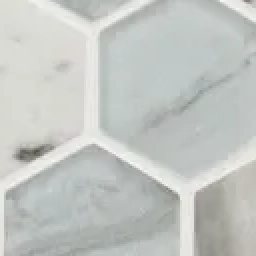
#> input picture zad3/FOTO3/foto3.png, 128 x 128 px, found by its file name (shown 2 times larger); its folder holds only this picture in this run
$ jupyter execute --allow-errors Jupyter.ipynb   (older library calls are emulated)
#> lines starting #> are read from the running program, lines starting #| are printed output that depends on the picture
2.Napisać skrypt w języku Python do wczytywania kolejnych obrazów oraz wycinania z nich
fragmentów (czyli próbek tekstury) o zadanym rozmiarze (np. 128 x 128). Rozmiar
wczytywanych obrazów powinien być parametrem napisanej funkcji. Wycięte fragmenty zapisać
do odpowiednich katalogów, tzn. każdą grupę fragmentów umieścić w osobnym folderze
reprezentującym daną kategorię tekstury.

[cell 1]
from PIL import Image, ImageFilter
import os

def cut_texture(img_folder, save_folder, img_size=(512, 512), sample_size=(128, 128)):
#> called with img_size = (512, 512), sample_size = (128, 128)
    if not os.path.exists(save_folder):
        os.makedirs(save_folder)


    for filename in os.listdir(img_folder):
        if filename.endswith('.jpg') or filename.endswith('.png'):
            img_path = os.path.join(img_folder, filename)
            img = Image.open(img_path)
#> img is the input picture: PIL image 128x128 RGB; mean R, G, B 194.7, 198.2, 194.5


            img = img.resize(img_size, Image.Resampling.LANCZOS)
#> img: PIL image 512x512 RGB


            xnum = img.size[0] // sample_size[0]
#> xnum = 4
            ynum = img.size[1] // sample_size[1]
#> ynum = 4

            for i in range(xnum):
                for j in range(ynum):

                    box = (i * sample_size[0], j * sample_size[1], (i + 1) * sample_size[0], (j + 1) * sample_size[1])
                    sample = img.crop(box)

                    sample_filename = f"{filename[:-4]}_sample_{i}_{j}.jpg"
                    sample_path = os.path.join(save_folder, sample_filename)
                    sample.save(sample_path)
#> this loop made 4 passes
#> pass 1, in cut_texture, `sample.save(sample_path)`:
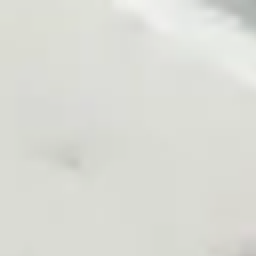
#> saved as foto3_sample_0_0.jpg: PIL image 128x128 RGB (shown 2 times larger); mean R, G, B 218.6, 219.7, 213.3
#> pass 1, in cut_texture, `sample.save(sample_path)`:
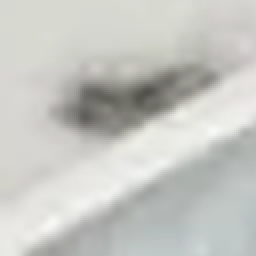
#> saved as foto3_sample_0_2.jpg: PIL image 128x128 RGB (shown 2 times larger); mean R, G, B 198.2, 199.1, 194.5
#> pass 1, in cut_texture, `sample.save(sample_path)`:
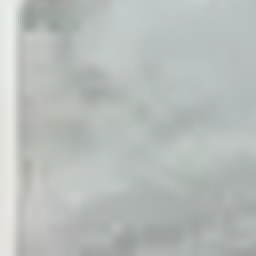
#> saved as foto3_sample_0_3.jpg: PIL image 128x128 RGB (shown 2 times larger); mean R, G, B 183.5, 188.6, 186.3
#> after the loop:
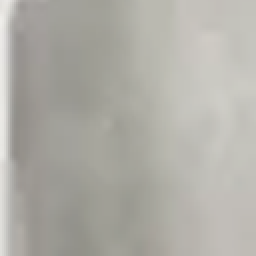
#> sample: PIL image 128x128 RGB (shown 2 times larger); mean R, G, B 175.4, 173.7, 166.8


img_folder = r"C:\Users\mrchl\OneDrive\Desktop\Programowanie\PWOI\studia_programowanie_w_obliczeniach_inteligentnych\zad3\FOTO3"
save_folder = r"C:\Users\mrchl\OneDrive\Desktop\Programowanie\PWOI\studia_programowanie_w_obliczeniach_inteligentnych\zad3\FOTO3_samples"
cut_texture(img_folder, save_folder, img_size=(512, 512), sample_size=(128, 128))
